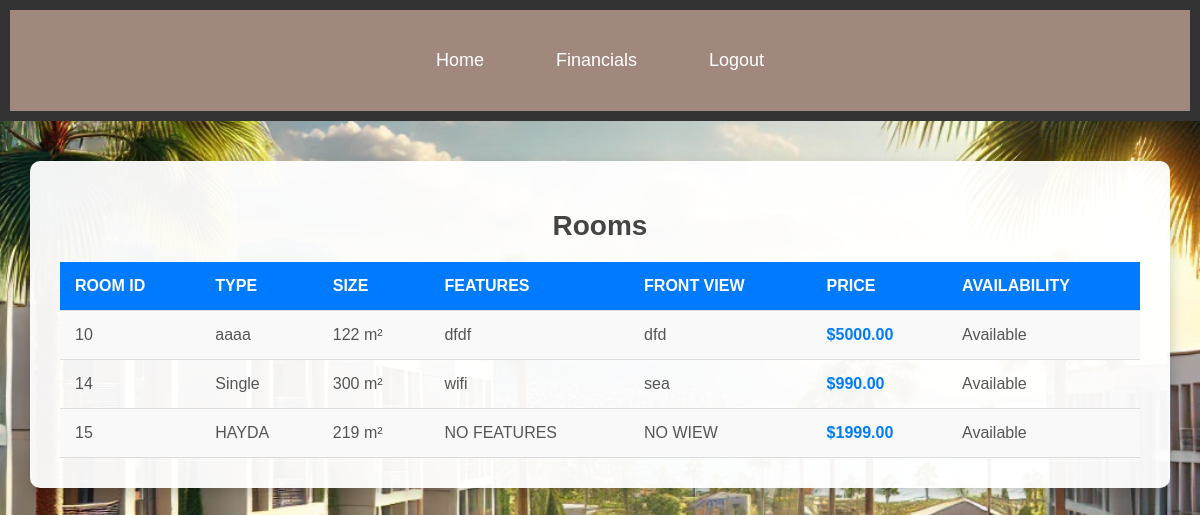
/managerRooms.php (signed in), run on the app's committed database.
### tables this page shows
CREATE TABLE `rooms` (
  `room_id` int(11) NOT NULL,
  `type` varchar(50) NOT NULL,
  `size` int(11) NOT NULL,
  `features` text NOT NULL,
  `front_view` varchar(100) NOT NULL,
  `price` decimal(10,2) NOT NULL,
  `availability` enum('Available','Not Available') DEFAULT 'Available',
  `dorm_id` int(11) NOT NULL
);

### managerRooms.php (the view, shortened to what this page needs)
<?php
require 'connect.php';
$manager_id = $_SESSION['manager_id'];
$query = "SELECT dorm_id FROM managers WHERE manager_id = ?";
$stmt = $conn->prepare($query);
$stmt->bind_param('i', $manager_id);
if ($stmt->execute()) {
    $result = $stmt->get_result();
    if ($result && $row = $result->fetch_assoc()) {
        $dorm_id = $row['dorm_id'];
        $roomQuery = "SELECT * FROM rooms WHERE dorm_id = ?";
        $stmt = $conn->prepare($roomQuery);
        $stmt->bind_param('i', $dorm_id);
        $stmt->execute();
        $roomsResult = $stmt->get_result();
    } else {
        echo "Error: Manager with ID $manager_id has no dorm assigned.";
        exit();
    }
} else {
    echo "Error executing dorm query: " . $stmt->error;
    exit();
}
?>
<!DOCTYPE html>
<html lang="en">
<head>
    <link rel="stylesheet" href="style.css">
</head>
<body>
<header class="navigator">
    <ul>
        <li><a href="manager.php">Home</a></li>
        <li><a href="all_bookings.php">Financials</a></li>
        <li><a href="logout.php">Logout</a></li>
    </ul>
</header>
<div id="roomDiv">
    <h1>Rooms</h1>
    <table class="table">
        <tr>
            <th>Room ID</th>
            <th>Type</th>
            <th>Size</th>
            <th>Features</th>
            <th>Front View</th>
            <th>Price</th>
            <th>Availability</th>
        </tr>
        <?php
        if ($roomsResult && mysqli_num_rows($roomsResult) > 0) {
            while ($room = mysqli_fetch_assoc($roomsResult)) {
                echo "<tr>
                        <td>{$room['room_id']}</td>
                        <td>{$room['type']}</td>
                        <td>{$room['size']} m²</td>
                        <td>{$room['features']}</td>
                        <td>{$room['front_view']}</td>
                        <td class='price'>\${$room['price']}</td>
                        <td>{$room['availability']}</td>
                      </tr>";
            }
        } else {
            echo "<tr><td colspan='7' style='text-align: center;'>No rooms assigned to your dorm.</td></tr>";
        }
        ?>
    </table>
</div>
</body>
</html>

### style.css (style rules this page uses)
body { font-family: Arial, sans-serif; }
.navigator ul { list-style-type: none; margin: 0; padding: 0; display: flex; align-items: center; overflow: hidden; background-color: #A1887F; justify-content: space-around; }
.navigator li { margin: 0; padding: 0; }
.navigator li a { display: block; color: white; text-align: center; padding: 40px 16px; text-decoration: none; font-family: Arial, sans-serif; font-size: 16px; }

### managerRooms.php (style rules this page uses)
body { font-family: Arial, sans-serif; margin: 0; padding: 0; background-image: url('img/backgroundStudent.jpeg'); background-size: cover; background-attachment: fixed; }
.navigator { background-color: #333; color: white; padding: 10px; }
.navigator ul { list-style: none; margin: 0; padding: 0; display: flex; justify-content: center; }
.navigator ul li { margin: 0 20px; }
.navigator ul li a { color: white; text-decoration: none; font-size: 18px; }
#roomDiv { margin: 40px auto; padding: 30px; max-width: 90%; background-color: rgba(255, 255, 255, 0.95); border-radius: 10px; box-shadow: 0 5px 15px rgba(0, 0, 0, 0.2); }
h1 { text-align: center; color: #444; font-size: 28px; margin-bottom: 20px; }
.table { width: 100%; border-collapse: collapse; margin-top: 20px; }
.table th, .table td { padding: 15px; text-align: left; border-bottom: 1px solid #ddd; }
.table th { background-color: #007BFF; color: white; text-transform: uppercase; }
.table tr:nth-child(even) { background-color: #f9f9f9; }
.table td { color: #555; }
.table td.price { font-weight: bold; color: #007BFF; }

### data on the page
rooms: room_id "10", type "aaaa", size "122", features "dfdf", front_view "dfd", price "5000.00", availability "Available"
rooms: room_id "14", type "Single", size "300", features "wifi", front_view "sea", price "990.00", availability "Available"
rooms: room_id "15", type "HAYDA", size "219", features "NO FEATURES", front_view "NO WIEW", price "1999.00", availability "Available"
